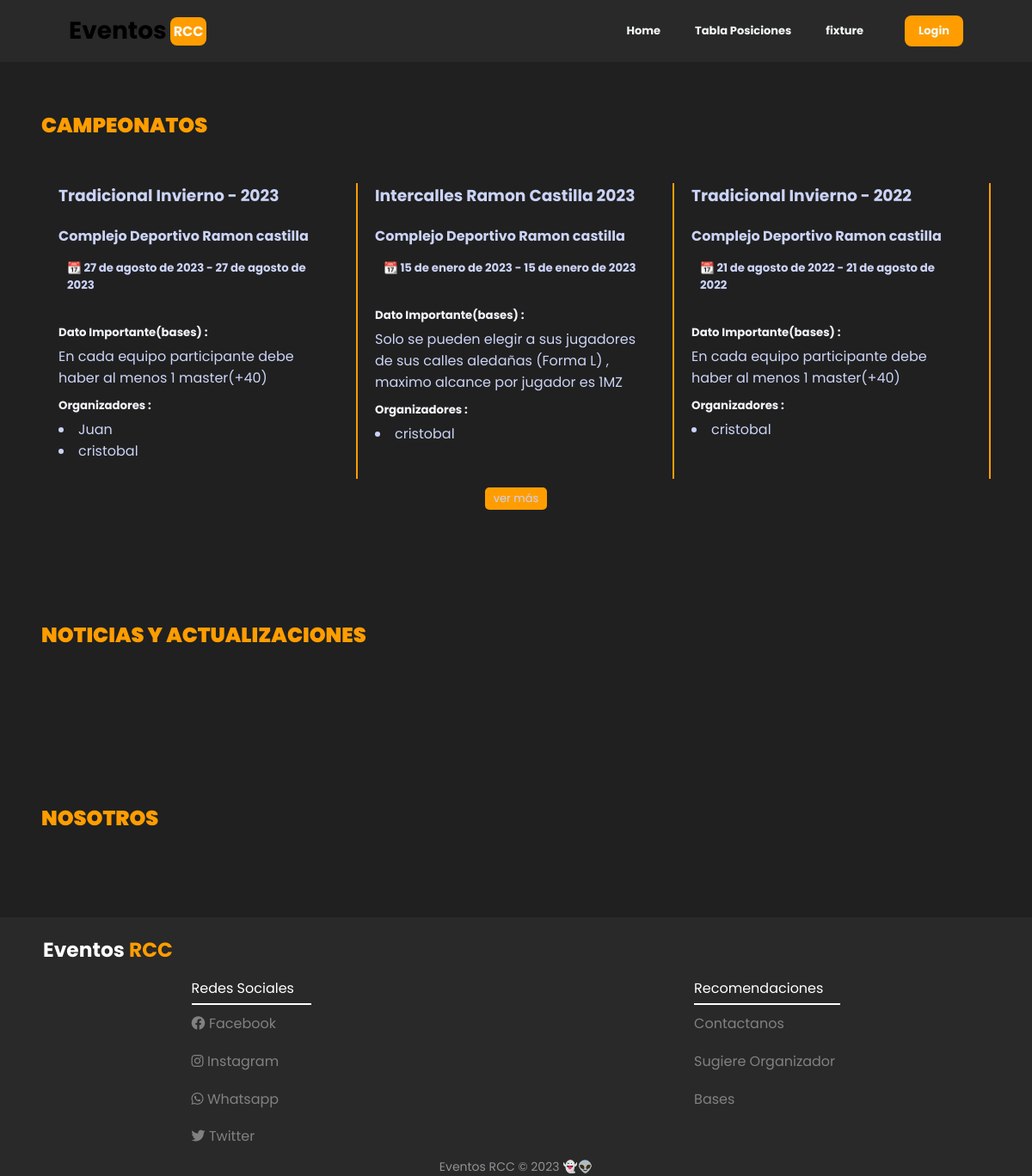
The page / on the database its author committed.
### campeonato/models.py (models this page shows, shortened)
class Campeonato(Model):
    nombre=models.CharField(max_length=200)
    tipo=models.CharField(max_length=500)
    lugar=models.CharField(max_length=500 , default="")
    fecha_inicio=models.DateField(verbose_name="Inicio Campeonato" )
    fecha_fin=models.DateField(verbose_name="Fin Campeonato")
    restriccion=models.CharField(verbose_name="Principal Restriccion" , max_length=500)

class Dirigentes(Model):
    nombre=models.CharField(max_length=200 , unique=True)
    apellido=models.CharField(max_length=100)
    cargo=models.CharField(max_length=200)
    campeonato_asociado=models.ManyToManyField(Campeonato)

### campeonato/views.py (the view)
# urls.py: 2. Add a URL to urlpatterns:  path('', views.home, name='home')
def home(request):
    campeonatos=Campeonato.objects.all().order_by('-fecha_inicio')
    dirigentes=Dirigentes.objects.all()
    return render(request,'home.html',{"campeonatos":campeonatos , "dirigentes":dirigentes})

### campeonato/templates/home.html (shortened to what this page needs)
<!DOCTYPE html>
{%extends "index.html"%}
{% load static %}
{%block head%}
    <link rel="stylesheet" href="{% static 'css/home.css' %}">
    <link rel="stylesheet" href="{% static 'css/campeonato.css' %}">
{%endblock%}
{%block header%}{%include "header.html" %}{%endblock%}
{%block content%}
<section>
    <div class="titulo-campeonato">
        <h2>Campeonatos</h2>
    </div>
    <div class="container-campeonatos">
        {% if campeonatos %}
            {% for campeonato in campeonatos %}
                <div class="cards-campeonato">
                    <div class="title-card">
                        <h3><a href="{%url 'campeonato-id' campeonato.id%}">{{campeonato.nombre}}</a></h3>
                    </div>
                    <div>
                        <div class="li-card">
                            <h4> {{campeonato.lugar}}</h4>
                            <h5>📆 {{campeonato.fecha_inicio}} - {{campeonato.fecha_inicio}}</h5>
                        </div>
                        <div class="p-card">
                            <h5>Dato Importante(bases) :</h5>
                            <p>{{campeonato.restriccion}}</p>
                            <h5>Organizadores :</h5>
                            {% for dirigente in dirigentes%}
                                {% if campeonato in dirigente.campeonato_asociado.all %}
                                    <li>{{dirigente.nombre}}</li>
                                {% endif %}
                            {% endfor %}
                        </div>
                    </div>
                </div>
            {% endfor %}
        {% endif %}
    </div>
    <div class="btn-mas">
        <a href="{%url 'campeonatos'%}">ver más</a>
    </div>
</section>
<section id="seccion-noticias">
    <div class="titulo-campeonato"> <h2>Noticias y actualizaciones</h2></div>
</section>
<section id="seccion-nosotros">
    <div class="titulo-campeonato"> <h2>Nosotros</h2></div>
</section>
{%endblock%}
{%block footer%}{%include "footer.html" %} {%endblock%}

### static/css/home.css (style rules this page uses)
section { background-color: #232323b2; color: #cbd3f6; }
section h2 { text-transform: uppercase; font-weight: 900; }
.titulo-campeonato { margin-bottom: 50px; color: #ff9d00; margin-top: 2rem; }
.container-campeonatos { display: flex; justify-content: space-between; }
.cards-campeonato { border-right: 2px solid #ff9d00; padding:0px 2rem 20px 20px; width: 50%; }
.title-card { padding-bottom: 10px; }
.title-card a { text-decoration: none; color: #cbd3f6; }
.li-card h5 { padding: 5px 0px 10px 10px; }
.li-card h4 { padding: 10px 0px 10px 0px; }
.p-card { padding-top: 15px; }
.p-card h5 { padding: 10px 0px 5px 0px; color: #f2f4fa; }
.btn-mas { display: flex; justify-content: center; align-items: center; margin-top: 10px; }
.btn-mas a { font-size: 13px; text-decoration: none; color: #cbd3f6; padding: 3px 10px; border-radius: 5px; background-color: #ff9d00; }

### static/css/campeonato.css (style rules this page uses)
section { display: flex; justify-content: center; flex-direction: column; padding: 3rem; }
.title-card { padding-bottom: 10px; }
.title-card a { text-decoration: none; color: #cbd3f6; }
.li-card h5 { padding: 5px 0px 10px 10px; }
.li-card h4 { padding: 10px 0px 10px 0px; }
.p-card { padding-top: 15px; }
.p-card h5 { padding: 10px 0px 5px 0px; color: #f2f4fa; }

### campeonato/templates/index.html (style rules this page uses)
* { margin: 0; padding: 0; box-sizing: border-box; font-family: 'Poppins',sans-serif; }
body { margin: 3rem 0 0 0; padding: 0; background-color: #1a1a1a; color: #fff; }

### rows shown on the page
Campeonato: nombre "Tradicional Invierno - 2023", lugar "Complejo Deportivo Ramon castilla", fecha_inicio "27 de agosto de 2023", restriccion "En cada equipo participante debe haber al menos 1 master(+40)"
Dirigentes: nombre "Juan"
Dirigentes: nombre "cristobal"
Campeonato: nombre "Intercalles Ramon Castilla 2023", lugar "Complejo Deportivo Ramon castilla", fecha_inicio "15 de enero de 2023", restriccion "Solo se pueden elegir a sus jugadores de sus calles aledañas (Forma L) , maximo alcance por jugador es 1MZ"
Campeonato: nombre "Tradicional Invierno - 2022", lugar "Complejo Deportivo Ramon castilla", fecha_inicio "21 de agosto de 2022", restriccion "En cada equipo participante debe haber al menos 1 master(+40)"
